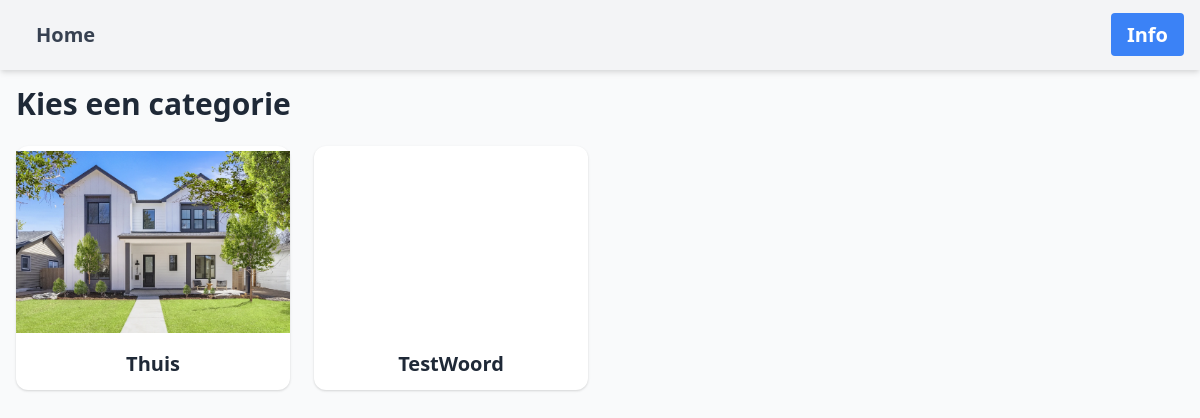
/, run on an earlier commit of the app's database.
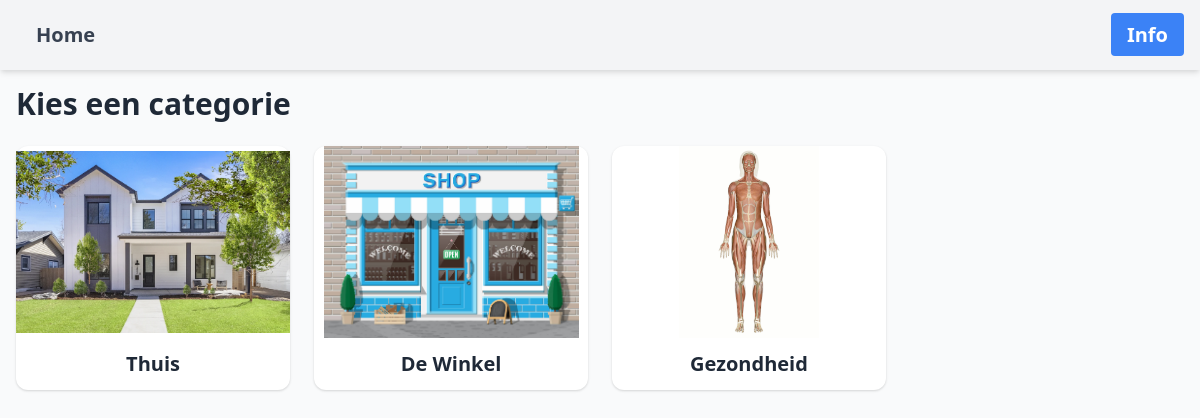
And on a later commit of the database.
### ftwapp/models.py (models this page shows, shortened)
class Category(models.Model):
    name = models.CharField(max_length=100)
    image = models.ImageField(upload_to='categories/')
    parent = models.ForeignKey('self', null=True, blank=True, related_name='child_categories', on_delete=models.CASCADE)

### ftwapp/views.py (the view)
# urls.py: path('', views.home, name='home'),
def home(request):
    categories = Category.objects.filter(parent__isnull=True)
    return render(request, 'home.html', {'categories': categories})

### ftwapp/templates/home.html (shortened to what this page needs)
{% extends "base.html" %}
{% load static %}
{% block nav_button %}
    <a href="{% url 'info' %}" class="bg-blue-500 text-white px-4 py-2 rounded hover:bg-blue-600 transition">Info</a>
{% endblock %}
{% block content %}
<h1 class="text-3xl font-bold mb-6">Kies een categorie</h1>
<div class="grid grid-cols-1 sm:grid-cols-2 md:grid-cols-3 lg:grid-cols-4 gap-6">
    {% for category in categories %}
        <a href="{% url 'category_detail' category.pk %}" class="flex flex-col bg-white rounded-xl shadow hover:scale-105 transition transform duration-200">
            {% if category.image %}
            <div class="w-full h-48 bg-center bg-contain bg-no-repeat" style="background-image: url('{{ category.image.url }}');"></div>
            {% else %}
            <img src="{% static 'images/default.jpg' %}" alt="Default Image" class="w-full h-48 object-cover">
            {% endif %}
            <div class="text-center text-xl font-bold py-3">{{ category.name }}</div>
        </a>
    {% endfor %}
</div>
{% endblock %}

What changed in the data, as far as the page shows it:
removed Category: name "TestWoord"
added Category: image (picture), name "De Winkel"
added Category: image (picture), name "Gezondheid"
